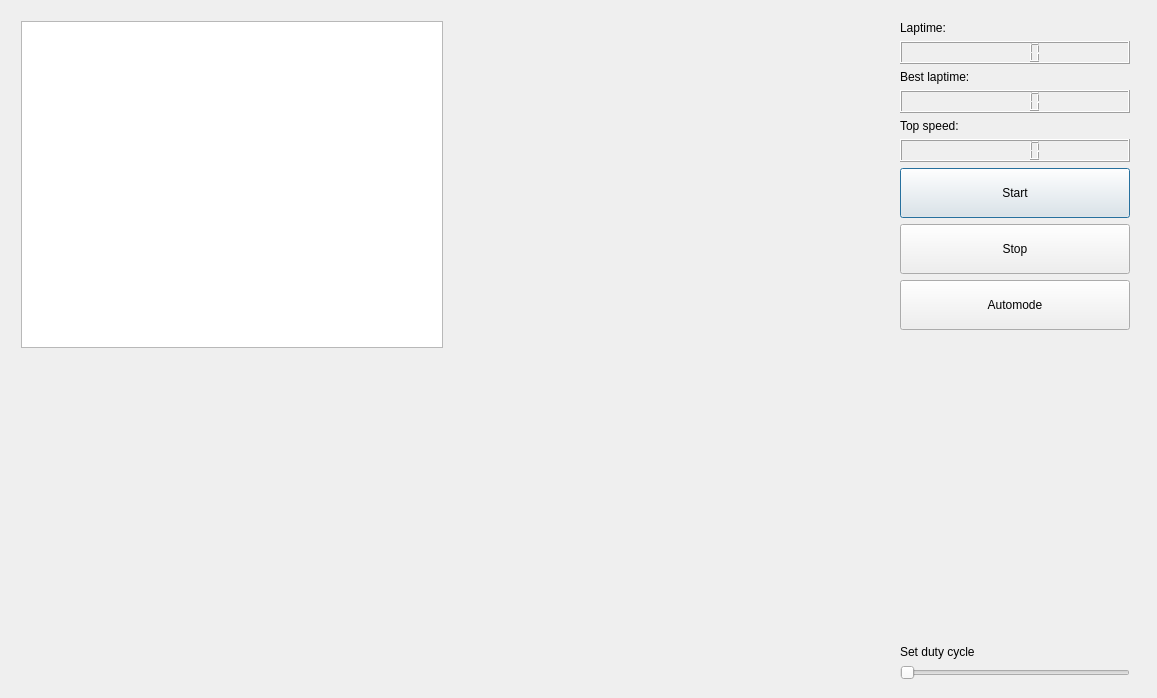
<?xml version="1.0" encoding="UTF-8"?>
<ui version="4.0">
 <class>Dialog</class>
 <widget class="QDialog" name="Dialog">
  <property name="geometry">
   <rect>
    <x>0</x>
    <y>0</y>
    <width>1157</width>
    <height>698</height>
   </rect>
  </property>
  <property name="windowTitle">
   <string>Dialog</string>
  </property>
  <widget class="QWidget" name="layoutWidget">
   <property name="geometry">
    <rect>
     <x>10</x>
     <y>10</y>
     <width>871</width>
     <height>681</height>
    </rect>
   </property>
   <layout class="QGridLayout" name="gridLayout">
    <property name="sizeConstraint">
     <enum>QLayout::SetNoConstraint</enum>
    </property>
    <item row="0" column="0">
     <widget class="QGraphicsView" name="graphicsView">
      <property name="sizePolicy">
       <sizepolicy hsizetype="Preferred" vsizetype="Preferred">
        <horstretch>0</horstretch>
        <verstretch>0</verstretch>
       </sizepolicy>
      </property>
     </widget>
    </item>
    <item row="1" column="0">
     <widget class="QCustomPlot" name="Kraft" native="true"/>
    </item>
    <item row="1" column="1">
     <widget class="QCustomPlot" name="widget_2" native="true"/>
    </item>
    <item row="0" column="1">
     <widget class="QCustomPlot" name="Hastighed" native="true"/>
    </item>
   </layout>
  </widget>
  <widget class="QWidget" name="layoutWidget_2">
   <property name="geometry">
    <rect>
     <x>900</x>
     <y>10</y>
     <width>241</width>
     <height>681</height>
    </rect>
   </property>
   <layout class="QVBoxLayout" name="verticalLayout">
    <property name="sizeConstraint">
     <enum>QLayout::SetNoConstraint</enum>
    </property>
    <property name="leftMargin">
     <number>0</number>
    </property>
    <item>
     <widget class="QLabel" name="laptime">
      <property name="sizePolicy">
       <sizepolicy hsizetype="Preferred" vsizetype="Fixed">
        <horstretch>0</horstretch>
        <verstretch>0</verstretch>
       </sizepolicy>
      </property>
      <property name="text">
       <string>Laptime:</string>
      </property>
     </widget>
    </item>
    <item>
     <widget class="QLCDNumber" name="Laptime_number">
      <property name="sizePolicy">
       <sizepolicy hsizetype="Minimum" vsizetype="Fixed">
        <horstretch>0</horstretch>
        <verstretch>0</verstretch>
       </sizepolicy>
      </property>
     </widget>
    </item>
    <item>
     <widget class="QLabel" name="best_laptime">
      <property name="sizePolicy">
       <sizepolicy hsizetype="Preferred" vsizetype="Fixed">
        <horstretch>0</horstretch>
        <verstretch>0</verstretch>
       </sizepolicy>
      </property>
      <property name="text">
       <string>Best laptime:</string>
      </property>
     </widget>
    </item>
    <item>
     <widget class="QLCDNumber" name="best_laptime_number">
      <property name="sizePolicy">
       <sizepolicy hsizetype="Minimum" vsizetype="Fixed">
        <horstretch>0</horstretch>
        <verstretch>0</verstretch>
       </sizepolicy>
      </property>
     </widget>
    </item>
    <item>
     <widget class="QLabel" name="Top_speed">
      <property name="sizePolicy">
       <sizepolicy hsizetype="Preferred" vsizetype="Fixed">
        <horstretch>0</horstretch>
        <verstretch>0</verstretch>
       </sizepolicy>
      </property>
      <property name="text">
       <string>Top speed:</string>
      </property>
     </widget>
    </item>
    <item>
     <widget class="QLCDNumber" name="top_speed_number">
      <property name="sizePolicy">
       <sizepolicy hsizetype="Minimum" vsizetype="Fixed">
        <horstretch>0</horstretch>
        <verstretch>0</verstretch>
       </sizepolicy>
      </property>
     </widget>
    </item>
    <item>
     <widget class="QPushButton" name="Start">
      <property name="minimumSize">
       <size>
        <width>0</width>
        <height>50</height>
       </size>
      </property>
      <property name="text">
       <string>Start</string>
      </property>
     </widget>
    </item>
    <item>
     <widget class="QPushButton" name="Stop">
      <property name="minimumSize">
       <size>
        <width>0</width>
        <height>50</height>
       </size>
      </property>
      <property name="text">
       <string>Stop</string>
      </property>
     </widget>
    </item>
    <item>
     <widget class="QPushButton" name="Automode">
      <property name="minimumSize">
       <size>
        <width>0</width>
        <height>50</height>
       </size>
      </property>
      <property name="text">
       <string>Automode</string>
      </property>
     </widget>
    </item>
    <item>
     <spacer name="verticalSpacer">
      <property name="orientation">
       <enum>Qt::Vertical</enum>
      </property>
      <property name="sizeHint" stdset="0">
       <size>
        <width>20</width>
        <height>20</height>
       </size>
      </property>
     </spacer>
    </item>
    <item>
     <widget class="QLabel" name="label_4">
      <property name="sizePolicy">
       <sizepolicy hsizetype="Preferred" vsizetype="Fixed">
        <horstretch>0</horstretch>
        <verstretch>0</verstretch>
       </sizepolicy>
      </property>
      <property name="text">
       <string>Set duty cycle</string>
      </property>
     </widget>
    </item>
    <item>
     <widget class="QSlider" name="pwm_slider">
      <property name="orientation">
       <enum>Qt::Horizontal</enum>
      </property>
     </widget>
    </item>
   </layout>
  </widget>
 </widget>
 <layoutdefault spacing="6" margin="11"/>
 <customwidgets>
  <customwidget>
   <class>QCustomPlot</class>
   <extends>QWidget</extends>
   <header>qcustomplot.h</header>
   <container>1</container>
  </customwidget>
 </customwidgets>
 <resources/>
 <connections/>
</ui>
